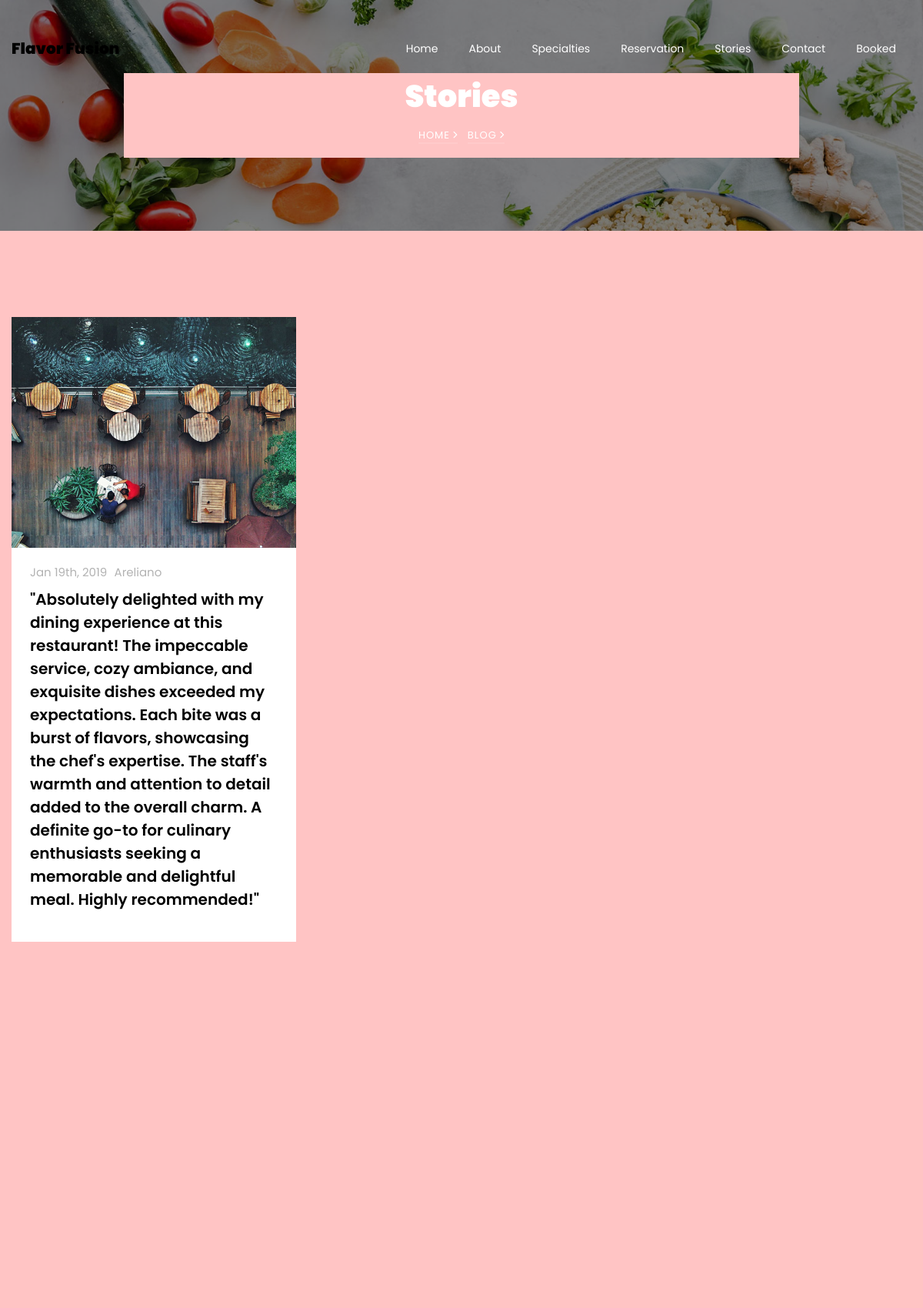
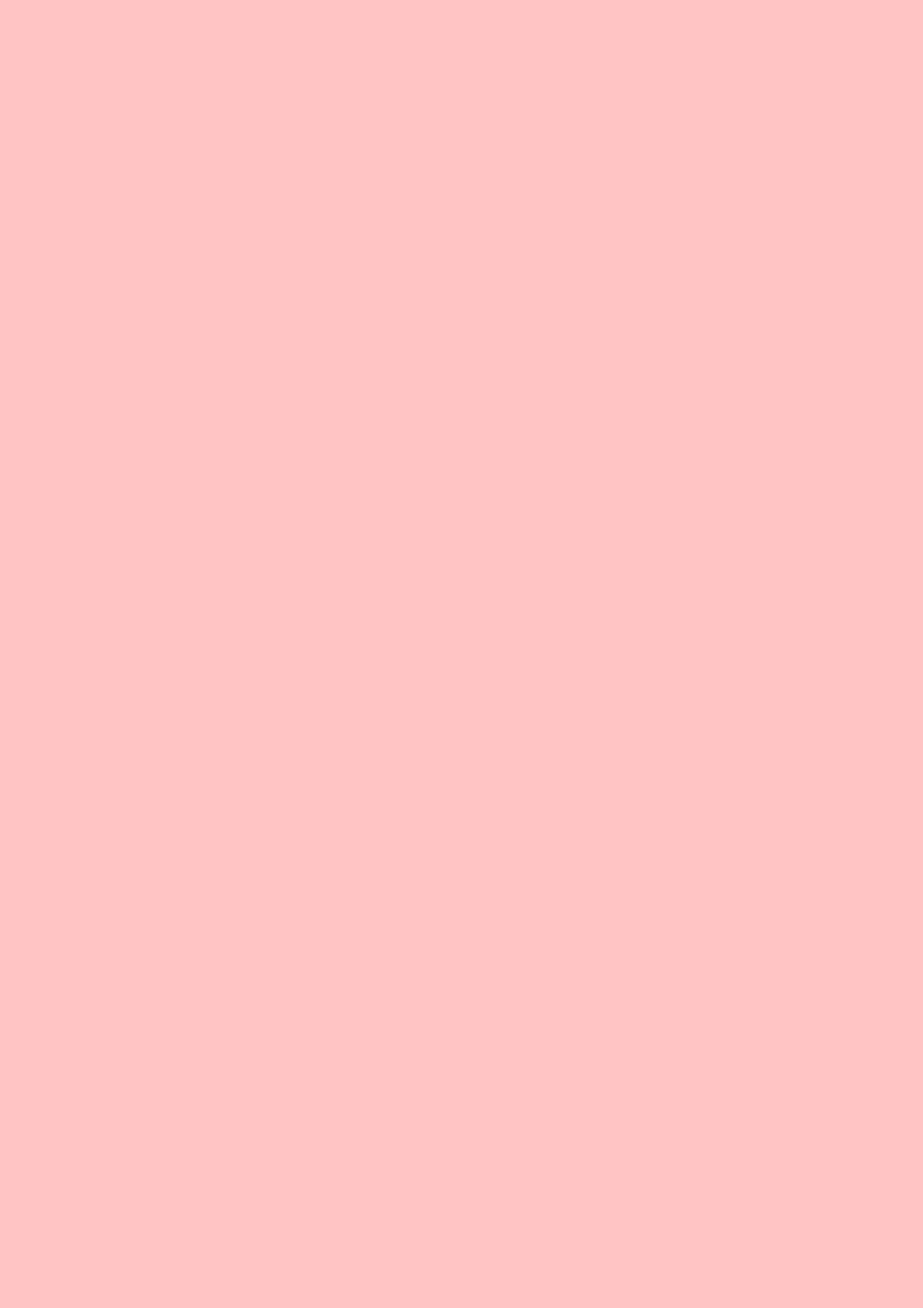
Page /blog (upper part) on the committed database (2 pictures, top to bottom).
### restaurant/models.py (models this page shows, shortened)
class Stories(models.Model):
    name = models.CharField(max_length=500, default='text1')
    date = models.CharField(max_length=500, default='text2')
    text1 = models.TextField(max_length=500, default='text3')
    image = models.ImageField(upload_to='blog', default='blog.jpg')

### restaurant/views.py (the view)
# urls.py: path('blog', views.blog, name='blog'),
def blog(request):
    stories = Stories.objects.all()
    footer = Footer.objects.all()
    return render(request, "blog.html", {"stories": stories, "footer":footer})

### restaurant/templates/blog.html (shortened to what this page needs)
{% extends 'common.html' %}
{% load static %}
{% block body %}
    <section class="hero-wrap hero-wrap-2" style="background-image: url('{% static 'images/bg_4.jpg' %}');" data-stellar-background-ratio="0.5">
      <div class="container">
        <div class="row no-gutters slider-text align-items-center justify-content-center">
          <div class="col-md-9 ftco-animate text-center" style="background: #ffc4c4">
            <h1 class="mb-2 bread">Stories</h1>
            <p class="breadcrumbs"><span class="mr-2"><a href="index.html">Home <i class="ion-ios-arrow-forward"></i></a></span> <span>Blog <i class="ion-ios-arrow-forward"></i></span></p>
          </div>
        </div>
      </div>
    </section>
{% for stories in stories %}
		<section class="ftco-section" style="background: #ffc4c4" >
			<div class="container">
				<div class="row">
          <div class="col-md-4 ftco-animate">
            <div class="blog-entry">
              <a href="blog-single.html" class="block-20" style="background-image: url('media/{{ stories.image }}');">
              </a>
              <div class="text px-4 pt-3 pb-4">
                <div class="meta">
                  <div><a href="#">{{ stories.date }}</a></div>
                  <div><a href="#">{{ stories.name }}</a></div>
                </div>
                <h3 class="heading"><a href="#">{{ stories.text1 }}</a></h3>
              </div>
            </div>
          </div>
          </div>
        </div>
		</section>
{% endfor %}
{% endblock %}

### rows in the picture
Stories: image (picture), date "Jan 19th, 2019", name "Areliano", text1 "\"Absolutely delighted with my dining experience at this restaurant! The impeccable service, cozy ambiance, and exquisite dishes exceeded my expectations. Each bite was a burst of flavors, showcasing the chef's expertise. The staff's warmth and attention to detail added to the overall charm. A definite go-to for culinary enthusiasts seeking a memorable and delightful meal. Highly recommended!\""
